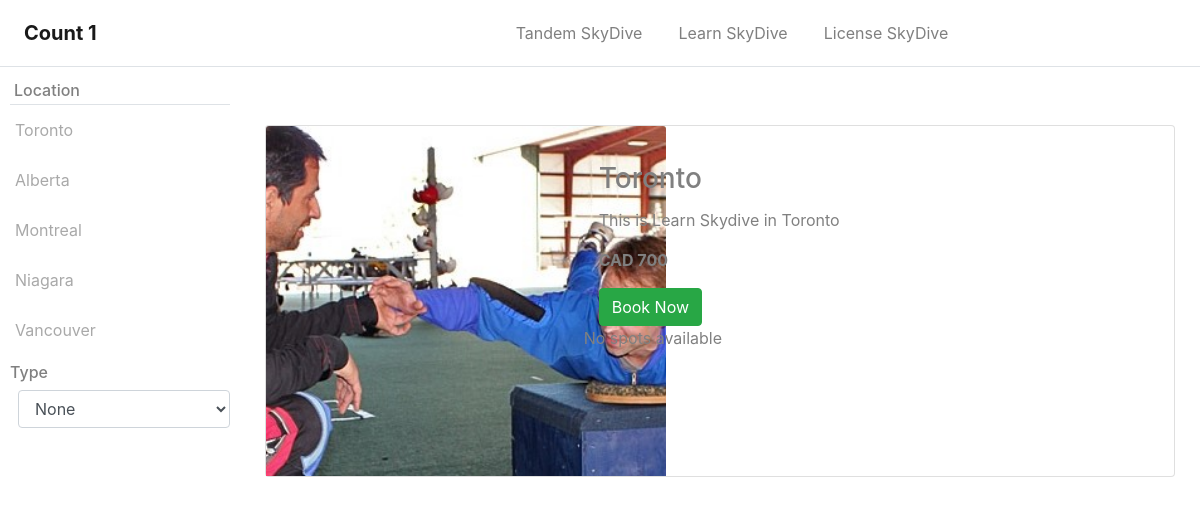
Page /skydive/search/learnskydive/2 on the committed database.
### skydive/models.py (models this page shows, shortened)
class Destination(models.Model):
    id = models.IntegerField(primary_key=True)
    province = models.CharField(max_length=20)
    img = models.ImageField(upload_to='pics')
    number = models.IntegerField(default=50)

class Destination_desc(models.Model):
    dest_id = models.AutoField(primary_key=True)
    province = models.CharField(max_length=20)
    price = models.IntegerField(default=2000)
    rating = models.IntegerField(default=5)
    desc = models.TextField()
    img_destin = models.ImageField(upload_to='pics')
    type_skydive = models.CharField(max_length=50, choices=SKYDIVE_TYPE)
    curr = models.CharField(max_length=10, choices=CURR_TYPE, default='cad')

### skydive/views.py (the view)
# urls.py: path('skydive/search/<str:skydive_type>/<int:desc_id>', views.type_skydive, name='type_skydive'),
def type_skydive(request, skydive_type, desc_id):
    try:
        loc_desc_list = Destination_desc.objects.filter(type_skydive=skydive_type)
        loc_list = Destination.objects.all()
        available_list = Reservation.objects.all()
        print(skydive_type)
        return render(request, 'skydive/search.html', {'loc_desc_list': loc_desc_list, 'loc_list': loc_list,
                                                       'available_list': available_list, 'search_item': 'type_skydive'})
    except Exception as err:
        print(err)
        return render(request, 'skydive/search.html', {'loc_desc_list': loc_desc_list, 'loc_list': loc_list,
                                                       'search_item': 'type_skydive'})

### skydive/templates/skydive/search.html (shortened to what this page needs)
    {% load static %}
    <!DOCTYPE html>
    <html lang="en">
    <head>
        <link rel="stylesheet" type="text/css" href="{% static 'styles/bootstrap4/bootstrap.min.css' %}">
        <link href="{% static 'plugins/font-awesome-4.7.0/css/font-awesome.min.css' %}" rel="stylesheet" type="text/css">
        <link rel="stylesheet" type="text/css" href="{% static 'plugins/OwlCarousel2-2.2.1/owl.carousel.css' %}">
        <link rel="stylesheet" type="text/css" href="{% static 'plugins/OwlCarousel2-2.2.1/owl.theme.default.css' %}">
        <link rel="stylesheet" type="text/css" href="{% static 'plugins/OwlCarousel2-2.2.1/animate.css' %}">
        <link rel="stylesheet" type="text/css" href="{% static 'styles/search.css' %}">
    </head>
    <body>
    <nav class="navbar navbar-expand-sm navbar-light bg-white border-bottom">
        <a class="navbar-brand ml-2 font-weight-bold" href="#">Count {{ loc_desc_list.count }} </a>
        <div class="collapse navbar-collapse" id="navbarColor">
            <ul class="navbar-nav">
                <li class="nav-item"><a class="nav-link" href="{% url 'skydive:type_skydive' 'tandemskydive' 1 %}">Tandem SkyDive</a> </li>
                <li class="nav-item"><a class="nav-link" href="{% url 'skydive:type_skydive' 'learnskydive' 2 %}">Learn SkyDive</a> </li>
                <li class="nav-item"><a class="nav-link" href="{% url 'skydive:type_skydive' 'licenseskydive' 3 %}">License SkyDive</a> </li>
            </ul>
        </div>
    </nav>
    <section id="sidebar">
        <div>
            <h6 class="p-1 border-bottom">Location</h6>
            {% for loc in loc_list %}
            <ul>
                <li><a href="{% url 'skydive:search_loc' loc.province %}">{{ loc.province }}</a></li>
            </ul>
            {% endfor %}
        </div>
        <div>
            <h6>Type</h6>
            <form action="{% url 'skydive:search' %}" class="ml-md-2" method="GET">
                <select name="price" class="form-control" onchange="this.form.submit()" >
                    <option value="1">None</option>
               </select>
            </form>
        </div>
    </section>
    <div id="products">
    <div class="container mt-5">
        {% for loc_desc in loc_desc_list %}
          <div class="card mt-4">
               <div class="row">
                     <div class="col-md-4">
                          <img src={{ loc_desc.img_destin.url }} class="card-img-top">
                     </div>
                     <div class="col-md-8">
                        <div class="card-body">
                            <h3 class="card-title mt-3"> {{ loc_desc.province }}</h3>
                            <p>{{ loc_desc.desc }} </p>
                            <p><b>{{ loc_desc.curr| upper }} {{ loc_desc.price }}</b></p>
                            <a href="{% url 'skydive:booking' loc_desc.dest_id %}"><button class="btn btn-success">Book Now</button></a>
                            <div class="row">
                                {% if available_list.spots_free > 0 %}
                                    <div class="cell">
                                       <p> Available</p>
                                    </div>
                                 {% else %}
                                    <div class="cell">
                                       <p> No spots available</p>
                                    </div>
                                {% endif %}
                            </div>
                        </div>
                     </div>
            </div>
        </div>
        {% endfor %}
       </div>
    </div>
    </body>
    </html>

### static/styles/search.css (style rules this page uses)
* { box-sizing: border-box; }
body { color: grey; }
#sidebar { width: 20%; padding: 10px; margin: 0; float: left; }
#products { width: 80%; padding: 10px; margin: 0; float: right; }
ul { list-style: none; padding: 5px; }
li a { color: darkgray; text-decoration: none; }
@media (min-width:991px) { .navbar-nav { margin-left: 35%; } }
@media (min-width:991px) { .nav-item { padding-left: 20px; } }
@media (min-width:991px) { .card-img-top { width: 400px; height: 350px; object-fit: cover; } }

### rows in the picture
Destination: province "Toronto"
Destination: province "Alberta"
Destination: province "Montreal"
Destination: province "Niagara"
Destination: province "Vancouver"
Destination_desc: img_destin (picture), province "Toronto", desc "This is Learn Skydive in Toronto", curr "CAD", price "700"

### other values in the picture
{{ loc_desc_list.count }} "1"
